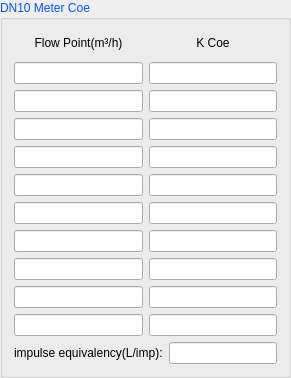
         <widget class="QGroupBox" name="gBox_DN10">
          <property name="palette">
           <palette>
            <active>
             <colorrole role="WindowText">
              <brush brushstyle="SolidPattern">
               <color alpha="255">
                <red>0</red>
                <green>85</green>
                <blue>255</blue>
               </color>
              </brush>
             </colorrole>
            </active>
            <inactive>
             <colorrole role="WindowText">
              <brush brushstyle="SolidPattern">
               <color alpha="255">
                <red>0</red>
                <green>85</green>
                <blue>255</blue>
               </color>
              </brush>
             </colorrole>
            </inactive>
            <disabled>
             <colorrole role="WindowText">
              <brush brushstyle="SolidPattern">
               <color alpha="255">
                <red>120</red>
                <green>120</green>
                <blue>120</blue>
               </color>
              </brush>
             </colorrole>
            </disabled>
           </palette>
          </property>
          <property name="title">
           <string>DN10 Meter Coe</string>
          </property>
          <layout class="QVBoxLayout" name="verticalLayout_8">
           <item>
            <layout class="QHBoxLayout" name="horizontalLayout_5">
             <item>
              <layout class="QVBoxLayout" name="verticalLayout_9">
               <item>
                <widget class="QLabel" name="label_22">
                 <property name="sizePolicy">
                  <sizepolicy hsizetype="Preferred" vsizetype="Fixed">
                   <horstretch>0</horstretch>
                   <verstretch>0</verstretch>
                  </sizepolicy>
                 </property>
                 <property name="minimumSize">
                  <size>
                   <width>60</width>
                   <height>25</height>
                  </size>
                 </property>
                 <property name="palette">
                  <palette>
                   <active>
                    <colorrole role="WindowText">
                     <brush brushstyle="SolidPattern">
                      <color alpha="255">
                       <red>0</red>
                       <green>0</green>
                       <blue>0</blue>
                      </color>
                     </brush>
                    </colorrole>
                   </active>
                   <inactive>
                    <colorrole role="WindowText">
                     <brush brushstyle="SolidPattern">
                      <color alpha="255">
                       <red>0</red>
                       <green>0</green>
                       <blue>0</blue>
                      </color>
                     </brush>
                    </colorrole>
                   </inactive>
                   <disabled>
                    <colorrole role="WindowText">
                     <brush brushstyle="SolidPattern">
                      <color alpha="255">
                       <red>120</red>
                       <green>120</green>
                       <blue>120</blue>
                      </color>
                     </brush>
                    </colorrole>
                   </disabled>
                  </palette>
                 </property>
                 <property name="text">
                  <string>&lt;html&gt;&lt;head/&gt;&lt;body&gt;&lt;p align=&quot;center&quot;&gt;Flow Point(m³/h)&lt;/p&gt;&lt;/body&gt;&lt;/html&gt;</string>
                 </property>
                </widget>
               </item>
               <item>
                <widget class="QLineEdit" name="lineEdit_DN10_FLowPoint_1"/>
               </item>
               <item>
                <widget class="QLineEdit" name="lineEdit_DN10_FLowPoint_2"/>
               </item>
               <item>
                <widget class="QLineEdit" name="lineEdit_DN10_FLowPoint_3"/>
               </item>
               <item>
                <widget class="QLineEdit" name="lineEdit_DN10_FLowPoint_4"/>
               </item>
               <item>
                <widget class="QLineEdit" name="lineEdit_DN10_FLowPoint_5"/>
               </item>
               <item>
                <widget class="QLineEdit" name="lineEdit_DN10_FLowPoint_6"/>
               </item>
               <item>
                <widget class="QLineEdit" name="lineEdit_DN10_FLowPoint_7"/>
               </item>
               <item>
                <widget class="QLineEdit" name="lineEdit_DN10_FLowPoint_8"/>
               </item>
               <item>
                <widget class="QLineEdit" name="lineEdit_DN10_FLowPoint_9"/>
               </item>
               <item>
                <widget class="QLineEdit" name="lineEdit_DN10_FLowPoint_10"/>
               </item>
              </layout>
             </item>
             <item>
              <layout class="QVBoxLayout" name="verticalLayout_10">
               <item>
                <widget class="QLabel" name="label_23">
                 <property name="sizePolicy">
                  <sizepolicy hsizetype="Preferred" vsizetype="Fixed">
                   <horstretch>0</horstretch>
                   <verstretch>0</verstretch>
                  </sizepolicy>
                 </property>
                 <property name="minimumSize">
                  <size>
                   <width>50</width>
                   <height>25</height>
                  </size>
                 </property>
                 <property name="palette">
                  <palette>
                   <active>
                    <colorrole role="WindowText">
                     <brush brushstyle="SolidPattern">
                      <color alpha="255">
                       <red>0</red>
                       <green>0</green>
                       <blue>0</blue>
                      </color>
                     </brush>
                    </colorrole>
                   </active>
                   <inactive>
                    <colorrole role="WindowText">
                     <brush brushstyle="SolidPattern">
                      <color alpha="255">
                       <red>0</red>
                       <green>0</green>
                       <blue>0</blue>
                      </color>
                     </brush>
                    </colorrole>
                   </inactive>
                   <disabled>
                    <colorrole role="WindowText">
                     <brush brushstyle="SolidPattern">
                      <color alpha="255">
                       <red>120</red>
                       <green>120</green>
                       <blue>120</blue>
                      </color>
                     </brush>
                    </colorrole>
                   </disabled>
                  </palette>
                 </property>
                 <property name="text">
                  <string>&lt;html&gt;&lt;head/&gt;&lt;body&gt;&lt;p align=&quot;center&quot;&gt;K Coe&lt;/p&gt;&lt;/body&gt;&lt;/html&gt;</string>
                 </property>
                </widget>
               </item>
               <item>
                <widget class="QLineEdit" name="lineEdit_DN10_KCoe_1"/>
               </item>
               <item>
                <widget class="QLineEdit" name="lineEdit_DN10_KCoe_2"/>
               </item>
               <item>
                <widget class="QLineEdit" name="lineEdit_DN10_KCoe_3"/>
               </item>
               <item>
                <widget class="QLineEdit" name="lineEdit_DN10_KCoe_4"/>
               </item>
               <item>
                <widget class="QLineEdit" name="lineEdit_DN10_KCoe_5"/>
               </item>
               <item>
                <widget class="QLineEdit" name="lineEdit_DN10_KCoe_6"/>
               </item>
               <item>
                <widget class="QLineEdit" name="lineEdit_DN10_KCoe_7"/>
               </item>
               <item>
                <widget class="QLineEdit" name="lineEdit_DN10_KCoe_8"/>
               </item>
               <item>
                <widget class="QLineEdit" name="lineEdit_DN10_KCoe_9"/>
               </item>
               <item>
                <widget class="QLineEdit" name="lineEdit_DN10_KCoe_10"/>
               </item>
              </layout>
             </item>
            </layout>
           </item>
           <item>
            <layout class="QHBoxLayout" name="horizontalLayout_6">
             <item>
              <widget class="QLabel" name="label_24">
               <property name="palette">
                <palette>
                 <active>
                  <colorrole role="WindowText">
                   <brush brushstyle="SolidPattern">
                    <color alpha="255">
                     <red>0</red>
                     <green>0</green>
                     <blue>0</blue>
                    </color>
                   </brush>
                  </colorrole>
                 </active>
                 <inactive>
                  <colorrole role="WindowText">
                   <brush brushstyle="SolidPattern">
                    <color alpha="255">
                     <red>0</red>
                     <green>0</green>
                     <blue>0</blue>
                    </color>
                   </brush>
                  </colorrole>
                 </inactive>
                 <disabled>
                  <colorrole role="WindowText">
                   <brush brushstyle="SolidPattern">
                    <color alpha="255">
                     <red>120</red>
                     <green>120</green>
                     <blue>120</blue>
                    </color>
                   </brush>
                  </colorrole>
                 </disabled>
                </palette>
               </property>
               <property name="text">
                <string>impulse equivalency(L/imp):</string>
               </property>
              </widget>
             </item>
             <item>
              <widget class="QLineEdit" name="lineEdit_DN10_Pulse"/>
             </item>
            </layout>
           </item>
          </layout>
         </widget>
